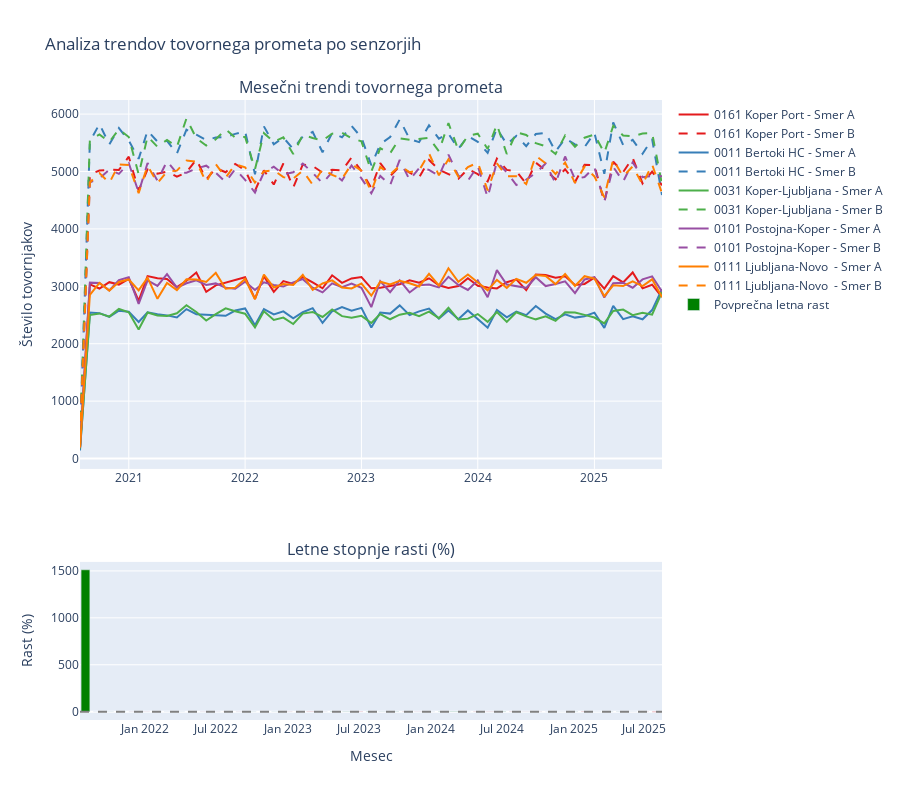

Notebook cell for this chart:
### Code cell
# Interaktivni graf z Plotly
fig = make_subplots(
    rows=2, cols=1,
    subplot_titles=('Mesečni trendi tovornega prometa', 
                   'Letne stopnje rasti (%)'),
    vertical_spacing=0.15,
    row_heights=[0.7, 0.3]
)

# Barve za senzorje
colors = px.colors.qualitative.Set1

# 1. Mesečni trendi
for idx, sensor in enumerate(key_sensors):
    sensor_data = monthly_trucks[monthly_trucks['road_code'] == sensor]
    if len(sensor_data) > 0:
        road_name = sensor_data['road_name'].iloc[0]
        
        for direction in ['A', 'B']:
            dir_data = sensor_data[sensor_data['direction'] == direction].sort_values('year_month')
            if len(dir_data) > 0:
                fig.add_trace(
                    go.Scatter(
                        x=pd.to_datetime(dir_data['year_month'].astype(str)),
                        y=dir_data['trucks_count'],
                        name=f'{sensor} {road_name[:15]} - Smer {direction}',
                        line=dict(color=colors[idx % len(colors)], 
                                 dash='solid' if direction == 'A' else 'dash'),
                        hovertemplate='<b>%{fullData.name}</b><br>' +
                                     'Mesec: %{x|%Y-%m}<br>' +
                                     'Tovornjaki: %{y:,.0f}<br>' +
                                     '<extra></extra>'
                    ),
                    row=1, col=1
                )

# 2. Letne stopnje rasti
growth_monthly = monthly_trucks[
    (monthly_trucks['road_code'].isin(key_sensors)) & 
    (monthly_trucks['yearly_growth_pct'].notna())
].groupby('year_month')['yearly_growth_pct'].mean().reset_index()

fig.add_trace(
    go.Bar(
        x=pd.to_datetime(growth_monthly['year_month'].astype(str)),
        y=growth_monthly['yearly_growth_pct'],
        name='Povprečna letna rast',
        marker_color=['red' if x < 0 else 'green' for x in growth_monthly['yearly_growth_pct']],
        hovertemplate='Mesec: %{x|%Y-%m}<br>' +
                     'Letna rast: %{y:.1f}%<br>' +
                     '<extra></extra>'
    ),
    row=2, col=1
)

# Posodobi osi
fig.update_xaxes(title_text="", row=1, col=1)
fig.update_xaxes(title_text="Mesec", row=2, col=1)
fig.update_yaxes(title_text="Število tovornjakov", row=1, col=1)
fig.update_yaxes(title_text="Rast (%)", row=2, col=1)

# Dodaj ničelno črto za stopnje rasti
fig.add_hline(y=0, line_dash="dash", line_color="gray", row=2, col=1)

fig.update_layout(
    height=800,
    title_text="Analiza trendov tovornega prometa po senzorjih",
    showlegend=True,
    hovermode='x unified'
)

fig.show()
